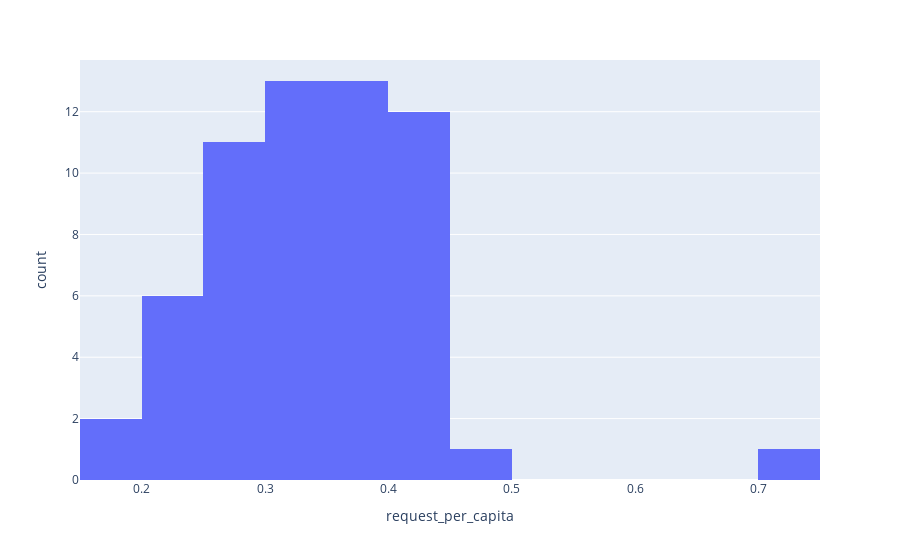

This figure's notebook cell:
### Markdown cell above
### Step 2

Make a [histogram](https://plotly.com/python/histograms/) of the requests per capita.

### Code cell
import plotly.express as px

fig = px.histogram(df, x='request_per_capita')
fig.show()

### Figure 1 — Plotly figure (JSON) as saved in the notebook; plotly's stock layout.template omitted (floating-point values rounded to 4 significant figures)
{"data": [{"alignmentgroup": "True", "bingroup": "x", "hovertemplate": "request_per_capita=%{x}<br>count=%{y}<extra></extra>", "legendgroup": "", "marker": {"color": "#636efa"}, "name": "", "offsetgroup": "", "orientation": "v", "showlegend": false, "type": "histogram", "x": [0.4284, 0.4226, 0.3114, 0.3935, 0.4338, 0.3707, 0.2573, 0.3381, 0.4172, 0.3162, 0.3792, 0.356, 0.4002, 0.2817, 0.3797, 0.2864, 0.3524, 0.2901, 0.4042, 0.3148, 0.4323, 0.4399, 0.3257, 0.3053, 0.3042, 0.398, 0.2426, 0.2211, 0.2672, 0.4423, 0.3534, 0.4555, 0.4334, 0.4063, 0.3044, 0.3563, 0.2287, 0.376, 0.1743, 0.3312, 0.7251, 0.4076, 0.2875, 0.3113, 0.1941, 0.2731, 0.3225, 0.2802, 0.3896, 0.2691, 0.264, 0.2093, 0.3728, 0.3324, 0.299, 0.2332, 0.2125, 0.3486, 0.3836], "xaxis": "x", "yaxis": "y"}], "layout": {"barmode": "relative", "legend": {"tracegroupgap": 0}, "margin": {"t": 60}, "xaxis": {"anchor": "y", "domain": [0, 1], "title": {"text": "request_per_capita"}}, "yaxis": {"anchor": "x", "domain": [0, 1], "title": {"text": "count"}}}}
